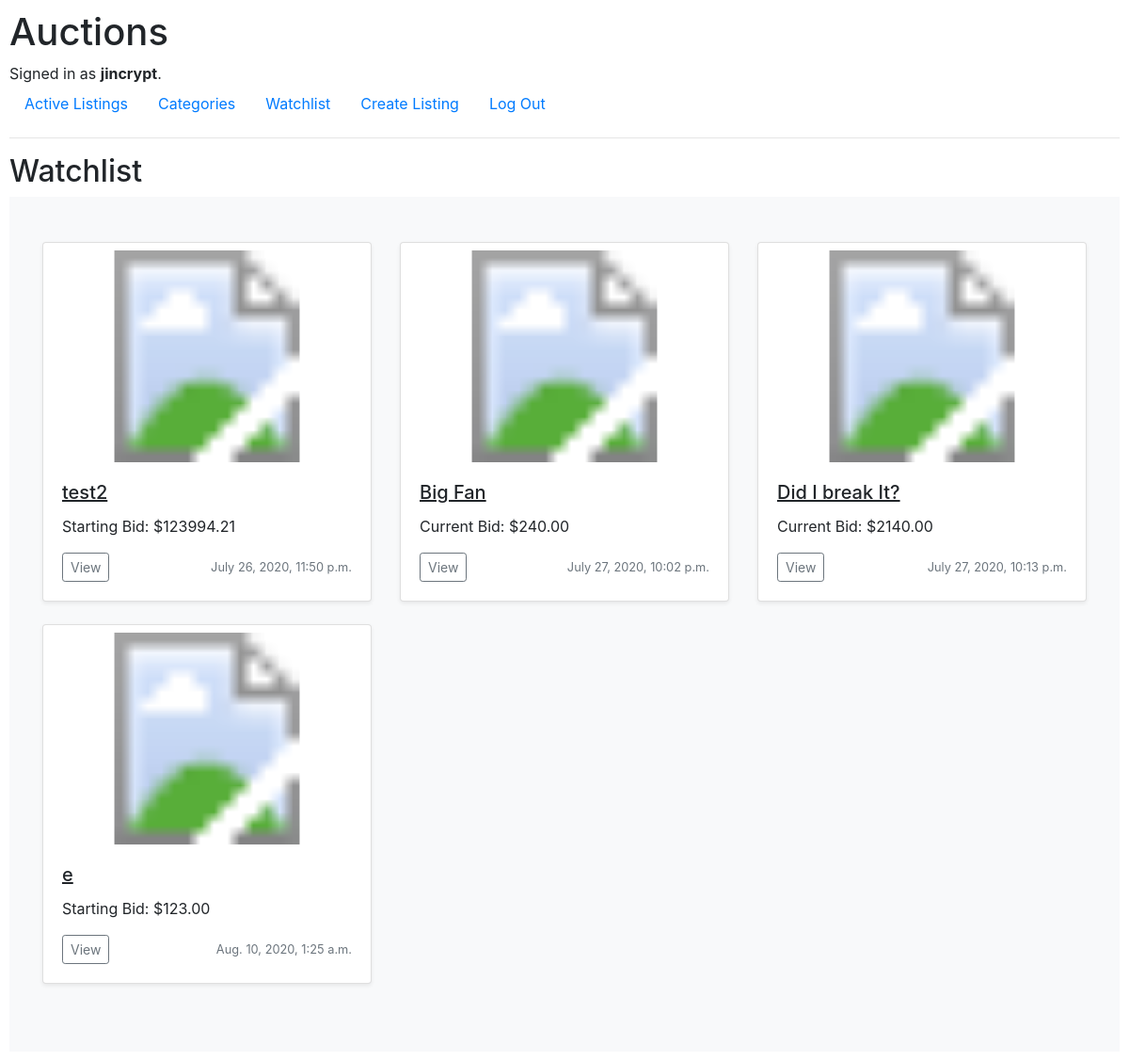
/watchlist/ (signed in), run on an earlier commit of the app's database.
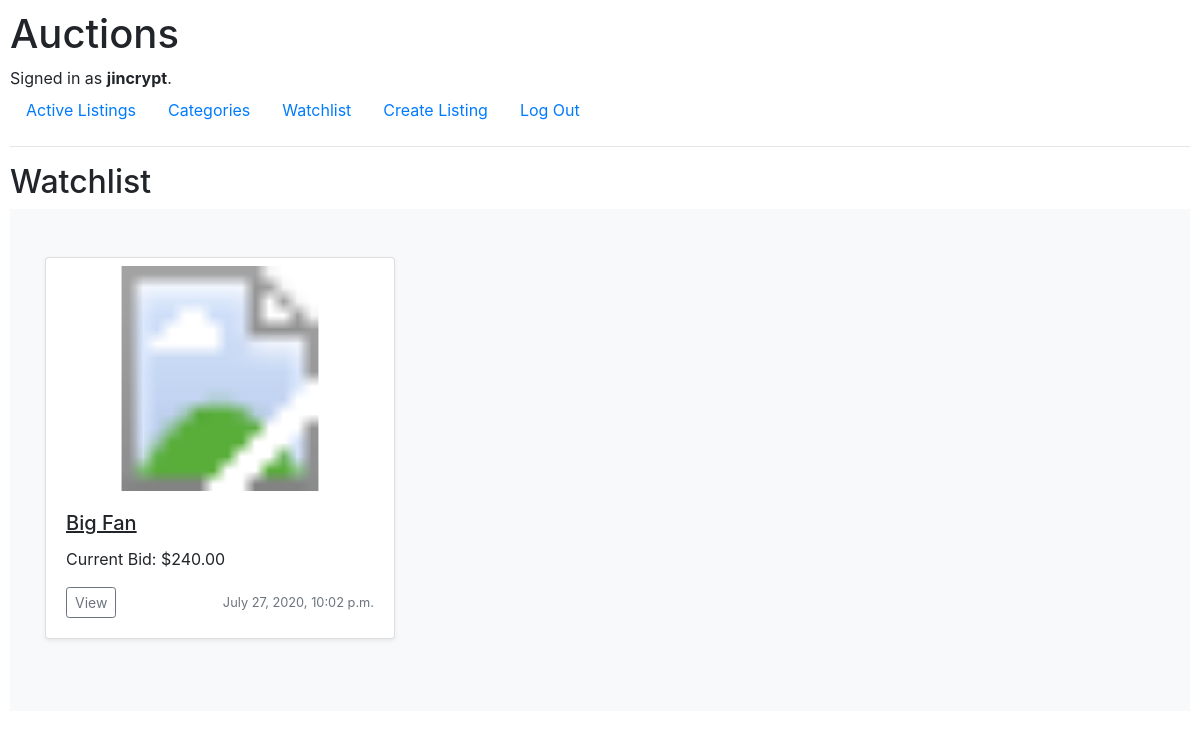
And on a later commit of the database.
### auctions/models.py (models this page shows, shortened)
class Listing(models.Model):
    title           = models.CharField(max_length=100)
    description     = models.CharField(max_length=500)
    date            = models.DateTimeField(auto_now_add=True)
    starting_price  = models.DecimalField(max_digits=11, decimal_places=2)                      # highest sold item in the world was 450million, so 11 digits should suffice
    owner           = models.ForeignKey(User, on_delete=models.CASCADE, related_name="owner")
    image           = models.URLField(blank=True) # Default max_length=200
    status          = models.BooleanField(default=True)
    category        = models.ForeignKey(Categories, null=True, related_name="listing_category", on_delete=models.SET_NULL, blank=True)

class Bid(models.Model):
    user    = models.ForeignKey(User, on_delete=models.CASCADE, related_name="bid_user")
    listing = models.ForeignKey(Listing, on_delete=models.CASCADE, related_name="bid_listing")
    bid     = models.DecimalField(max_digits=11, decimal_places=2)

### auctions/views.py (the view)
# urls.py: path("watchlist/", views.watchlist, name="watchlist"),
@login_required
def watchlist(request):
    return render(request, 'auctions/watchlist.html')

### auctions/templates/auctions/watchlist.html (shortened to what this page needs)
{% extends "auctions/layout.html" %}
{% block body %}
    <h2>Watchlist</h2>
    <div class="album py-5 bg-light">
        <div class="container">
            <div class="row">
            {% for listing in user.watchlist.all %}
                    <div class="col-md-4">
                        <div class="card mb-4 shadow-sm">
                            <svg class="mt-2 bd-placeholder-img card-img-top" width="100%" height="225" xmlns="http://www.w3.org/2000/svg" preserveAspectRatio="xMidYMid slice" focusable="false" role="img" aria-label="Listing Image">
                                <title>{{ listing.title }}</title>
                                <a href="{% url 'listing' listing.id %}"><image href=" {% if listing.image %}{{ listing.image }}{% else %}https://makitweb.com/demo/broken_image/images/noimage.png{% endif %}" width="100%" height="225"/></a>
                            </svg>
                            <div class="card-body">
                                <h5 class="card-title"><u>{{ listing.title }}</u></h5>
                                <p class="card-text">
                                    {% if listing.bid_listing.all %}
                                        Current Bid: ${{ listing.bid_listing.all.first.bid }}
                                    {% else %}
                                        Starting Bid: ${{ listing.starting_price }}
                                    {% endif %}
                                </p>
                                <div class="d-flex justify-content-between align-items-center">
                                    <div class="btn-group">
                                        <a href="{% url 'listing' listing.id %}" class="btn btn-sm btn-outline-secondary">View</a>
                                    </div>
                                    <small class="text-muted">{{listing.date}}</small>
                                </div>
                            </div>
                        </div>
                    </div>
            {% endfor %}
    </div>
{% endblock %}

What changed in the data, as far as the page shows it:
removed Listing: title "test2", starting_price "123994.21", date "July 26, 2020, 11:50 p.m."
removed Listing: title "Did I break It?", bid_listing.all.first.bid "2140.00", date "July 27, 2020, 10:13 p.m."
removed Listing: title "e", starting_price "123.00", date "Aug. 10, 2020, 1:25 a.m."
